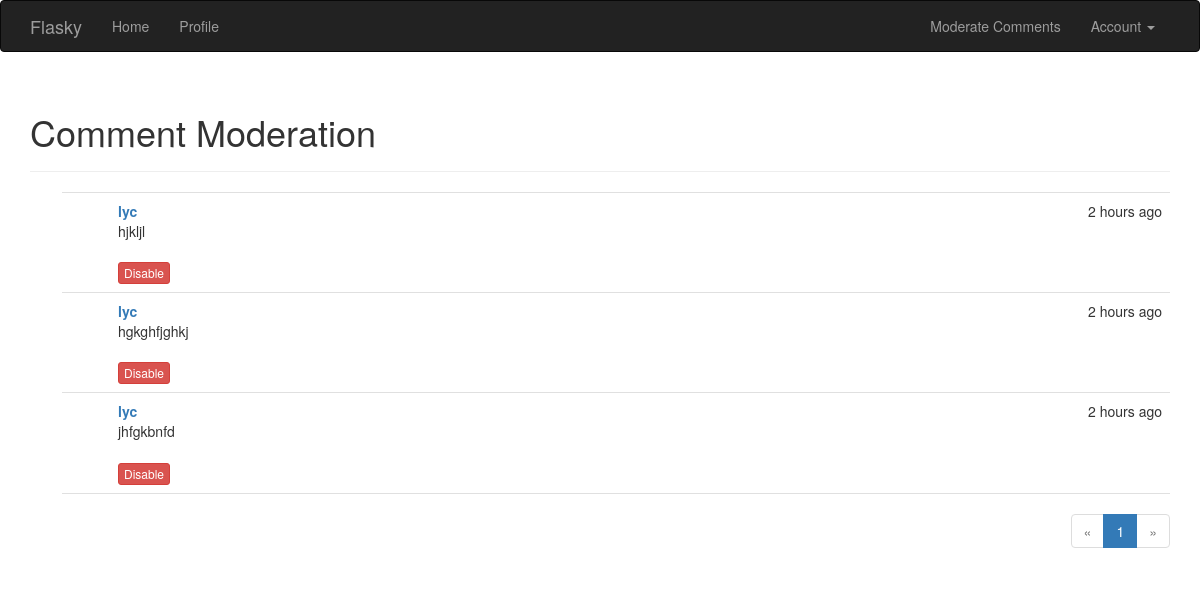
The app's page /moderate (signed in), older data.
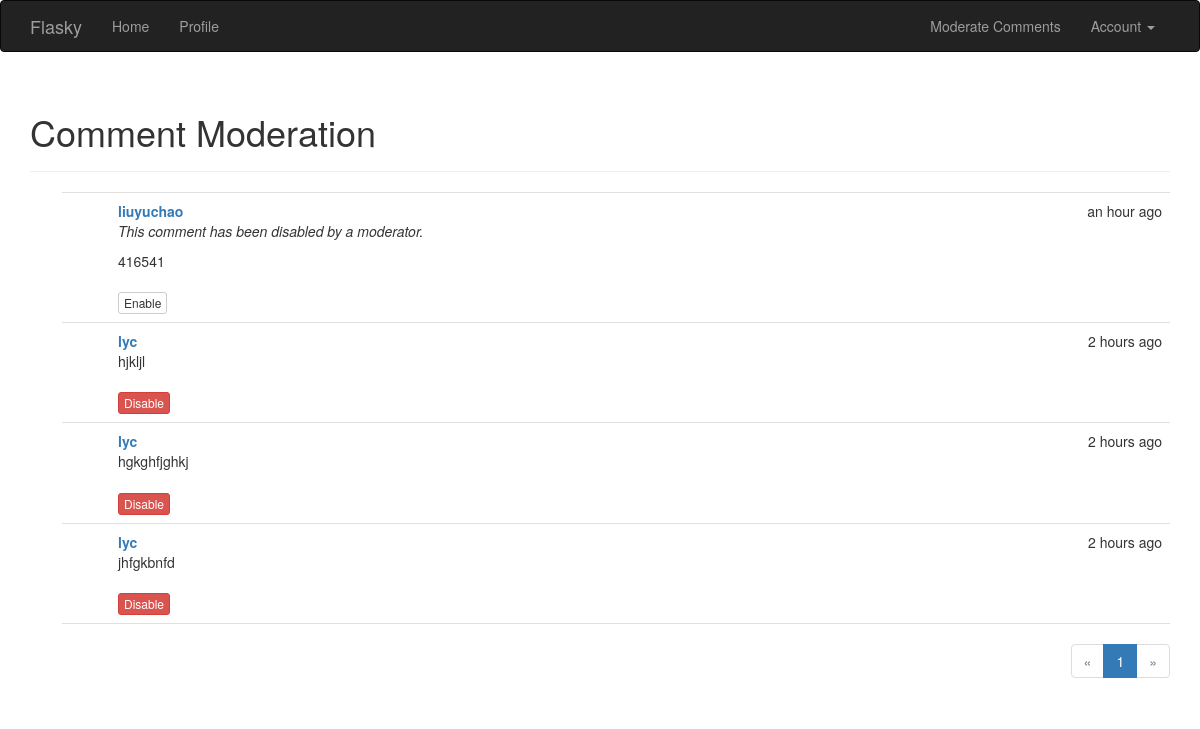
The same page, newer data.
### app/models.py (models this page shows, shortened)
class Comment(db.Model):
	__tablename__ = 'comments'
	id = db.Column(db.Integer, primary_key = True)
	body = db.Column(db.Text)
	body_html = db.Column(db.Text)
	timestamp = db.Column(db.DateTime, index = True, default = datetime.utcnow)
	disabled = db.Column(db.Boolean)
	author_id = db.Column(db.Integer, db.ForeignKey('users.id'))
	post_id = db.Column(db.Integer, db.ForeignKey('posts.id'))

class User(UserMixin, db.Model):
	__tablename__ = 'users'
	id = db.Column(db.Integer, primary_key=True)
	username = db.Column(db.String(64), unique=True, index=True)
	role_id = db.Column(db.Integer, db.ForeignKey('roles.id'))
	password_hash = db.Column(db.String(128))
	email = db.Column(db.String(64), unique = True, index = True)
	confirmed = db.Column(db.Boolean, default = False)
	name = db.Column(db.String(64))
	location = db.Column(db.String(64))
	about_me = db.Column(db.Text())
	member_since = db.Column(db.DateTime(), default = datetime.utcnow)
	last_seen = db.Column(db.DateTime(), default = datetime.utcnow)
	posts = db.relationship('Post', backref = 'author', lazy = 'dynamic')
	followed = db.relationship('Follow',
								foreign_keys = [Follow.follower_id],
								backref = db.backref('follower', lazy = 'joined'),
								lazy = 'dynamic',
								cascade = 'all, delete-orphan')
	followers = db.relationship('Follow',
								foreign_keys = [Follow.followed_id],
								backref = db.backref('followed', lazy = 'joined'),
								lazy = 'dynamic',
								cascade = 'all, delete-orphan')
	comments = db.relationship('Comment', backref = 'author', lazy = 'dynamic')
	@property
	def password(self):
		raise AttributeError('password is not a readable attribute')
	def can(self, permissions):
		return self.role is not None and \
			(self.role.permissions & permissions) == permissions
	def ping(self):
		self.last_seen = datetime.utcnow()
		db.session.add(self)

### app/main/views.py (the view)
@main.route('/moderate')
@login_required
@permission_required(Permission.MODERATE_COMMENTS)
def moderate():
	page = request.args.get('page', 1, type = int)
	pagination = Comment.query.order_by(Comment.timestamp.desc()).paginate(
		page, per_page = current_app.config['FLASKY_COMMENTS_PER_PAGE'],
		error_out = False)
	comments = pagination.items
	return render_template('moderate.html', comments = comments,
							pagination = pagination, page = page)

### app/auth/views.py (called while the page is built)
@auth.before_app_request
def before_request():
	if current_user.is_authenticated:
		current_user.ping()
		if not current_user.confirmed\
				and request.endpoint[:5] != 'auth.'\
				and request.endpoint != 'static':
			return redirect(url_for('auth.unconfirmed'))

### app/main/__init__.py (called while the page is built)
@main.app_context_processor
def inject_permission():
	return dict(Permission = Permission)

### app/models.py (called while the page is built)
@login_manager.user_loader
def load_user(user_id):
	return User.query.get(int(user_id))

### app/templates/moderate.html (shortened to what this page needs)
{% extends "base.html" %}
{% import "_macros.html" as macros %}
{% block page_content %}
<div class = "page-header">
	<h1>Comment Moderation</h1>
</div>
{% set moderate = True %}
{% include '_comments.html' %}
{% if pagination %}
<div class = "pagination">
	{{ macros.pagination_widget(pagination, '.moderate') }}
</div>
{% endif %}
{% endblock %}

### app/templates/_comments.html
<ul class="comments">
    {% for comment in comments %}
    <li class="comment">
        <div class="comment-content">
            <div class="comment-date">{{ moment(comment.timestamp).fromNow() }}</div>
            <div class="comment-author"><a href="{{ url_for('.user', username=comment.author.username) }}">{{ comment.author.username }}</a></div>
            <div class="comment-body">
                {% if comment.disabled %}
                <p><i>This comment has been disabled by a moderator.</i></p>
                {% endif %}
                {% if moderate or not comment.disabled %}
                    {% if comment.body_html %}
                        {{ comment.body_html | safe }}
                    {% else %}
                        {{ comment.body }}
                    {% endif %}
                {% endif %}
            </div>
            {% if moderate %}
                <br>
                {% if comment.disabled %}
                <a class="btn btn-default btn-xs" href="{{ url_for('.moderate_enable', id=comment.id, page=page) }}">Enable</a>
                {% else %}
                <a class="btn btn-danger btn-xs" href="{{ url_for('.moderate_disable', id=comment.id, page=page) }}">Disable</a>
                {% endif %}
            {% endif %}
        </div>
    </li>
    {% endfor %}
</ul>

Row changes from the older to the newer data that the page shows:
added Comment: timestamp "an hour ago", author.username "liuyuchao", shows "This comment has been disabled by a moderator.", body_html "416541"
